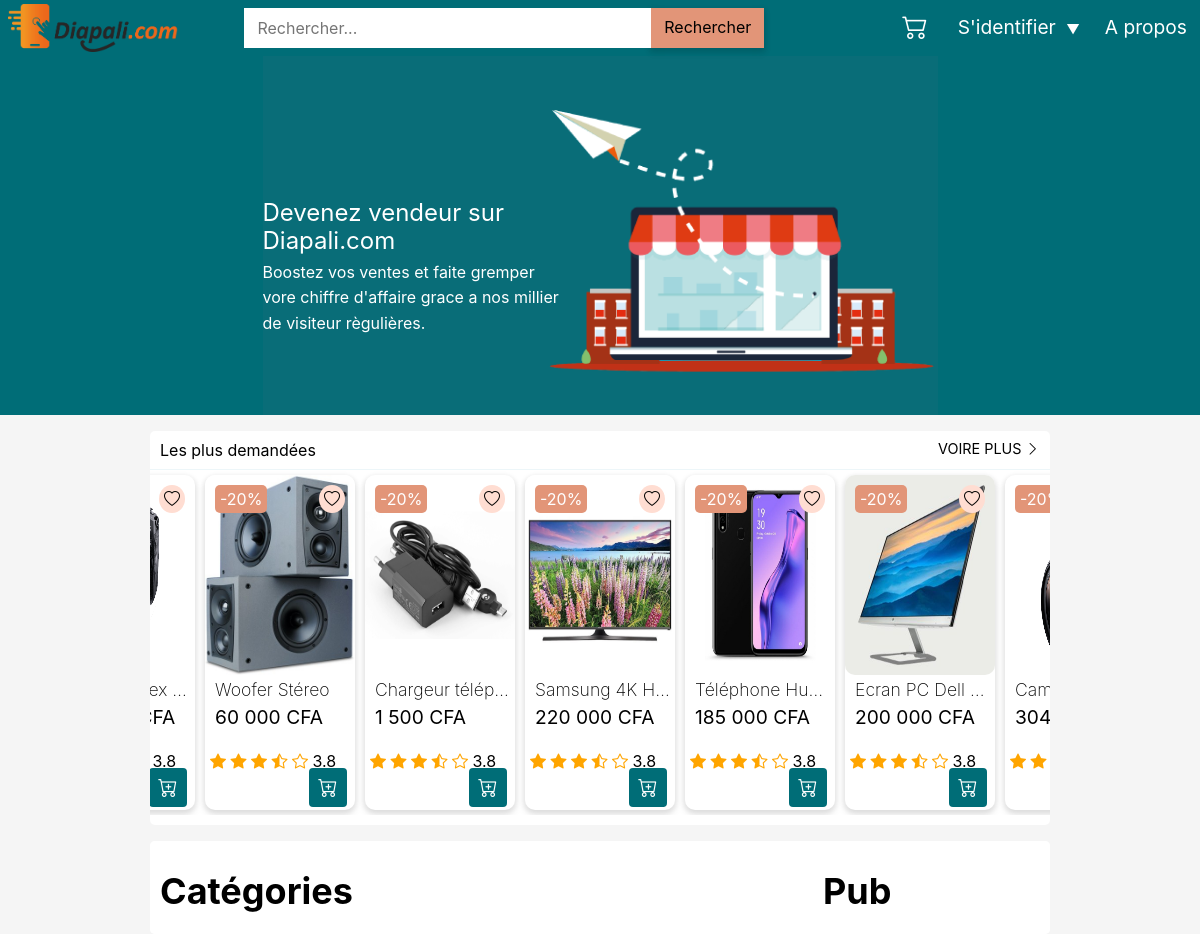
The page / on the database its author committed.
### tables this page shows
CREATE TABLE `Product`(
    `id` INT PRIMARY KEY AUTO_INCREMENT,
    `nom` VARCHAR(255),
    `price` FLOAT,
    `Category_id` INT,
    `img` VARCHAR(100),
    `descr` TEXT,
    `stock_actuel` INT(11),
    `stock_min` INT(11),
    `date_expiration` DATE NULL,
    `is_promo` INT(11) NULL,
    `promo` INT(11) NULL,
    `updated_at` DATETIME,
    `created_at` DATETIME,
    `color` VARCHAR(255) NULL,
    `size` VARCHAR(255) NULL,
    `pointure` VARCHAR(255) NULL,
    `dimensions` VARCHAR(255) NULL,
    `User_id` INT(11),
    `ventes` INT(11),
    `is_active` INT(11),
    CONSTRAINT FOREIGN KEY (`Category_id`) REFERENCES `Category`(`id`),
    CONSTRAINT FOREIGN KEY (`User_id`) REFERENCES `User`(`id`)
);

### src/Autoload/Autoloader.php (called while the page is built, shortened)
<?php
class Autoloader
{
    static function AutoloadHome($class)
    {
        if (strpos($class, __NAMESPACE__ . '\\') === 0) {
            $class = str_replace(__NAMESPACE__ . '\\', '', $class);
        }
    }
}

### src/Bdd/Bdd.php (called while the page is built, shortened)
<?php
class Bdd
{
    public function connect()
    {
        try {
            $connect = new \PDO(
                'mysql:host=localhost;dbname=ecommerce;charset=utf8',
                'root',
                ''
            );
        } catch (\PDOException $exception) {
            echo $exception->getMessage();
            exit('Erreur de connexion à la base de données');
        }
        return $connect;
    }
}

### src/Entity/Product.php (called while the page is built, shortened)
<?php
class Product
{
    public static function getProducts()
    {
        $connect = new Bdd();
        $bddcontent = 'SELECT *, Product.id as idProduct FROM Product LEFT JOIN Category ON Category.id = Product.Category_id';
        $bddstatement = $connect->connect()->prepare($bddcontent);
        $bddstatement->execute();
        $products = $bddstatement->fetchAll();
        return $products;
    }
}

### index.php (the view, shortened to what this page needs)
<?php
require('./src/Autoload/Autoloader.php');
$title = "Accueil";
?>
<section class="section-top">
    <div class="container">
      <div class="slider">
        <div class="">
          <img src="../assets/images/slider/slider2.png" alt="img2" />
          <div class="text_slider sl2">
            <h2>Devenez vendeur sur Diapali.com</h2>
            <p>Boostez vos ventes et faite gremper vore chiffre d'affaire grace a nos millier de visiteur règulières.</p>
          </div>
        </div>
      </div>
    </div>
</section>
<section class="primary-section container mt-3 white rounded-1">
    <header>
        <h1>Les plus demandées</h1>
        <a href="#">Voire plus <i class="bi bi-chevron-right"></i></a>
    </header>
    <div class="products product-slider">
        <?php $products = Product::getProducts();
        foreach ($products as $key => $product) : ?>
            <div class="product shadow-1">
                <span class="promo">-20%</span>
                <span class="like"><a href="#"><i class="bi bi-heart"></i></a></span>
                <a href="./pages/product.php?product=<?= $product['idProduct'] ?>"><img src="./assets/images/Product/<?= $product['img'] ?>" alt="produit"></a>
                <div class="detaille">
                    <div class="title-price">
                        <h3><a href="#"><?= $product['nom'] ?></a></h3>
                        <p><?= number_format($product['price'], 0, '', ' ',) ?> CFA</p>
                    </div>
                    <div class="review-buy">
                        <span>
                          <i class="bi bi-star-fill"></i>
                          <i class="bi bi-star-fill"></i>
                          <i class="bi bi-star-fill"></i>
                          <i class="bi bi-star-half"></i>
                          <i class="bi bi-star"></i>
                          3.8
                        </span>
                        <a href="./pages/panier.php?product=<?= $product['idProduct'] ?>" class="btn btn-primary"><i class="bi bi-cart-plus"></i></a>
                    </div>
                </div>
            </div>
        <?php endforeach ?>
    </div>
</section>
<section class="section-width-sidebar container mt-3 rounded-1 white">
    <div class="grix xs4 grille white rounded-1">
        <div class="sidebar-infos white">
            <h2 class="category">Catégories</h2>
        </div>
        <div class="col-xs2 col-md2 profile-infos rounded-1">
        </div>
        <div class="sidebar-infos white">
            <h2 class="category">Pub</h2>
        </div>
    </div>
</section>
<?php $content = ob_get_clean();
require('./template/template.php');
?>

### template/template.php (shortened to what this page needs)
<!DOCTYPE html>
<html lang="fr">
<head>
    <link rel="stylesheet" href="../assets/axentix/axentix.min.css">
    <link href="../assets/style/stylesheets/screen.css" media="screen, projection" rel="stylesheet" type="text/css">
    <link rel="stylesheet" href="../assets/slick/slick.css">
    <link rel="stylesheet" href="../assets/slick/slick-theme.css">
</head>
<body class="layout">
    <header class="shadow-1 fixed">
        <?php if($title === 'Accueil'){require_once('./pages/inc/nav/_nav.php');}else{require_once('../pages/inc/nav/_nav.php');} ?>
    </header>
    <main>
        <?= $content ?>
    </main>
</body>
</html>

### pages/inc/nav/_nav.php (shortened to what this page needs)
<nav class="navbar">
    <div class="logo">
        <a href="/"><img src="../assets/images/logo/logo1.png" alt="Logo Diapali"></a>
    </div>
    <form id="search">
        <div class="form-field">
            <div class="form-group rounded-5">
                <input type="search" id="name" class="form-control" placeholder="Rechercher..." />
                <button type="submit" name="search" class="form-group-item btn-ev shadow-1">Rechercher</button>
            </div>
        </div>
    </form>
    <ul>
        <li class="panier">
            <a href="../pages/panier.php">
                <i class="bi bi-cart2"></i>
            </a>
        </li>
        <li class="dropdown_parent">
            <?php if (isset($_SESSION['user']) and !empty($_SESSION['user'])) : ?>
                <a href="#"><i class="bi bi-person-circle"></i> <?= $_SESSION['user']['nom'] ?></a>
                <ul class="dropdown_enfant">
                    <li>
                        <?php if ($_SESSION['user']['roles'] != 'client') : ?>
                            <a href="../pages/admin.php">Tableau de bord</a>
                        <?php else : ?>
                            <a href="../pages/profile.php">Mon compte</a>
                        <?php endif ?>
                    </li>
                    <li>
                        <a href="../pages/connexion.php?logout=1">Se déconnecter</a>
                    </li>
                </ul>
            <?php else : ?>
                <a href="#">S'identifier</a>
            <?php endif ?>
        </li>
        <li>
            <a href="#">A propos</a>
        </li>
    </ul>
</nav>

### assets/style/stylesheets/screen.css (style rules this page uses)
* { box-sizing: border-box; }
header { margin: 0; padding: 0; }
header nav { height: 60px; line-height: 58px; background: #006d77; color: #fff; display: flex; justify-content: space-around; align-items: baseline; padding-left: 20px; padding-right: 20px; }
header nav .logo { flex-grow: 2; height: 58px; margin-top: 10px; }
header nav .logo img { width: 170px; color: #fff; }
header nav #search { flex-grow: 4; margin-top: 3px; }
header nav #search input { background-color: #fff; border: 1px solid #fff; color: black; }
header nav ul { flex-grow: 4; margin: 0; padding: 0; display: flex; justify-content: flex-end; }
header nav ul li { flex-direction: end; list-style-type: none; margin-left: 20px; font-size: 1.2em; }
header nav ul li a { position: relative; padding: 5px; border-radius: 4px; }
header nav ul li a:after { content: ""; position: absolute; bottom: -.1em; left: 0; width: 100%; height: 2px; transform-origin: center; background: #fff; transform: scaleX(0); transition: 300ms ease; }
header nav ul .dropdown_parent a:after { width: 110%; }
header nav ul .dropdown_parent:after { content: "▼"; font-size: .7em; }
header nav ul .panier { font-size: 1.6em; margin-left: 0; position: relative; }
header nav ul .dropdown_parent { display: block; }
.btn-ev { background: #e29578; border: 1px solid #e29578; }
.btn { background: #006d77; color: #fff; border-radius: 4px; text-align: center; font-size: 1em; padding: .5em; }
.section-top { width: 100%; padding: 0; margin: 0; background: #006d77; }
.section-top .slider { width: 75%; margin: auto; position: relative; }
.section-top .slider img { width: 100%; margin: auto; }
.section-top .slider .text_slider { width: 45%; position: absolute; top: 40%; right: 2px; color: #fff; }
.section-top .slider .text_slider h2 { font-weight: 400; font-size: 1.5em; margin: 0; padding: 0; }
.section-top .slider .text_slider p { font-size: 1em; margin: 5px 0; }
.section-top .slider .sl2 { left: 0; }
.products { width: 100%; padding-bottom: 10px; }
.products .product { position: relative; border-radius: 10px; margin: 5px; background: #fff; }
.products .product .promo, .products .product .like { position: absolute; top: 10px; }
.products .product .promo { left: 10px; padding: 5px; border-radius: 5px; background: #e29578; color: #fff; }
.products .product .like { right: 10px; background: #ffddd2; padding: 5px; border-radius: 50%; }
.products .product img { width: 100%; height: 200px; border-radius: 10px; }
.products .product .detaille { width: 100%; }
.products .product .detaille .title-price { padding: 5px; margin-left: 5px; }
.products .product .detaille .title-price h3 { margin: 0; padding: 0; font-size: 1.1em; font-weight: 200; text-overflow: ellipsis; white-space: nowrap; overflow: hidden; }
.products .product .detaille .title-price p { margin: 0; padding: 0; margin-top: 5px; font-size: 1.2em; font-weight: 400; }
.products .product .detaille .review-buy { height: 48px; line-height: 20px; padding: 5px; }
.products .product .detaille .review-buy span, .products .product .detaille .review-buy a { display: inline-block; }
.products .product .detaille .review-buy span { margin-top: 10px; }
.products .product .detaille .review-buy span i { color: orange; }
.products .product .detaille .review-buy a { float: right; bottom: 3px; right: 3px; font-size: 1.2em; }
.grille { padding: 10px; }
.primary-section { background: #fff; }
.primary-section header { width: 100%; padding: 10px; border-bottom: 1px solid #edf6f9; }
.primary-section header a, .primary-section header h1 { display: inline; }
.primary-section header h1 { margin: 0; padding: 0; font-size: 1em; font-weight: 400; }
.primary-section header a { margin: 0; padding: 0; font-size: .9em; text-transform: uppercase; float: right; }
body { background: #f5f5f5; }

### rows shown on the page
product: img (picture), nom "Chargeur télép…", price "1 500"
product: img (picture), nom "Samsung 4K H…", price "220 000"
product: img (picture), nom "Téléphone Hu…", price "185 000"
product: img (picture), nom "Ecran PC Dell…", price "200 000"
product: img (picture), nom "Caméra reflex…", price "304…"
product: img (picture), nom "Woofer Stéreo", price "60 000"
